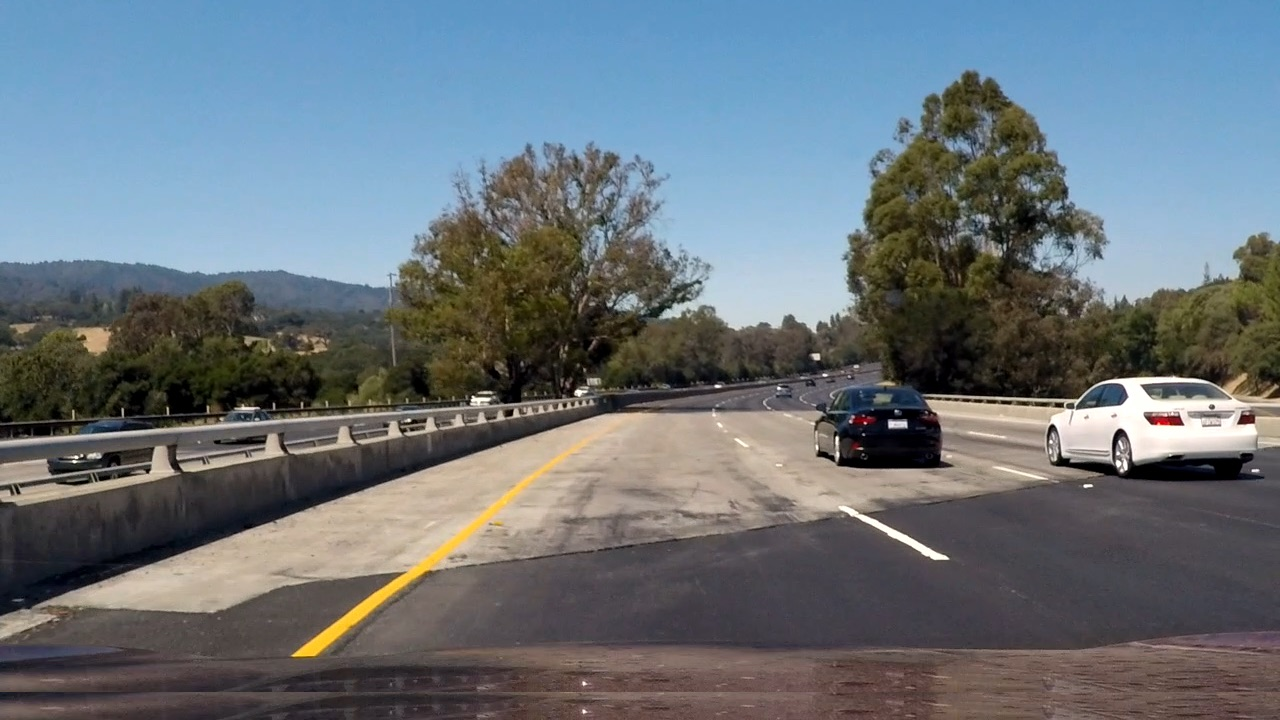
#> input picture test_images/YellowWhite2.jpg, 1280 x 720 px, given as the content of the folder test_images/YellowWhite2.jpg, which was not available
$ python Lane_Segmentation.py --src test_images/YellowWhite2.jpg
#> lines starting #> are read from the running program, lines starting #| are printed output that depends on the picture; after the words box and inside, x2 and y2 are one past the last pixel; in counts of white or black regions, pixels touching at a corner belong together; pictures that were not available may be replaced by others from this repository, and a replacement may not be noted
# import
import cv2
import os
import glob
import matplotlib.pyplot as plt
import numpy as np
import argparse


# select white and yellow lines in converted image (RGB to HSL)
def select_white_yellow(converted_img):
    # if white line exists in image: white color mask
    white_line_mask = cv2.inRange(converted_img, np.uint8([0, 200, 0]), np.uint8([255, 255, 255]))
    # if yellow line exists in image: yellow color mask
    yellow_line_mask = cv2.inRange(converted_img, np.uint8([10, 0, 100]), np.uint8([40, 255, 255]))
    # combine the mask
    mask = cv2.bitwise_or(white_line_mask, yellow_line_mask)
    return cv2.bitwise_and(image, image, mask=mask)

def select_ROI(image):
    # first, define the polygon by vertices
    rows, cols = image.shape[:2]
    bottom_left = [cols * 0.1, rows * 0.95]
    top_left = [cols * 0.4, rows * 0.6]
    bottom_right = [cols * 0.9, rows * 0.95]
    top_right = [cols * 0.6, rows * 0.6]
    # the vertices are an array of polygons (i.e array of arrays) and the data type must be integer
    vertices = np.array([[bottom_left, top_left, top_right, bottom_right]], dtype=np.int32)
    selected_region = region_filter(image, vertices)
    return selected_region

# filter region other than lines in ROI
def region_filter(image, vertices):
    mask = np.zeros_like(image)
    if len(mask.shape) == 2:
        cv2.fillPoly(mask, vertices, 255)
    else:
        # if input image has a channel dimension
        cv2.fillPoly(mask, vertices, (255,) * mask.shape[2])
    return cv2.bitwise_and(image, mask)

# draw lines on actutal image
def draw_lines(image, lines, color=[0, 0, 255], thickness=3, copy=True):
    if copy:
        # make copy of original image
        image = np.copy(image)
    for line in lines:
        for x1, y1, x2, y2 in line:
            cv2.line(image, (x1, y1), (x2, y2), color, thickness)
    return image

# veraged multiple lines detected for a lane line
def avg_slope_intercept(lines):
    # list all lines lays in left and reíghts side of image and their weights
    left_lines = []
    left_weights = []
    right_lines = []
    right_weights = []

    for line in lines:
        for x1, y1, x2, y2 in line:
            if x2 == x1:
                continue
            slope = (y2 - y1) / (x2 - x1)
            intercept = y1 - slope * x1
            length = np.sqrt((y2 - y1) ** 2 + (x2 - x1) ** 2)
            if slope < 0:
                left_lines.append((slope, intercept))
                left_weights.append((length))
            else:
                right_lines.append((slope, intercept))
                right_weights.append((length))

    # add more weight to longer lines
    if len(left_weights) > 0:
        left_lane = np.dot(left_weights, left_lines) / np.sum(left_weights)
    else:
        left_lane = None
    if len(right_weights) > 0:
        right_lane = np.dot(right_weights, right_lines) / np.sum(right_weights)
    else:
        right_lane = None
    # return slope and intercept of lines
    return left_lane, right_lane

#   Convert a line represented in slope and intercept into pixel points

def line_points(y1, y2, line):
    if line is None:
        return None
    slope, intercept = line
    # convert every points to integer to draw lane line
    x1 = int((y1 - intercept) / slope)
    x2 = int((y2 - intercept) / slope)
    y1 = int(y1)
    y2 = int(y2)
    return ((x1, y1), (x2, y2))

def gt_lane_lines(image, lines):
    left_lane, right_lane = avg_slope_intercept(lines)

    # bottom of the image
    y1 = image.shape[0]
    # slightly lower than the middle
    y2 = y1 * 0.6

    # get all points of lift and right lines
    left_line = line_points(y1, y2, left_lane)
    right_line = line_points(y1, y2, right_lane)
    return left_line, right_line

def draw_lane_lines(image, lines, color=[0, 0, 255], thickness=20):
    # make a separate image to draw lines and combine with the orignal later
    line_image = np.zeros_like(image)
    for line in lines:
        if line is not None:
            cv2.line(line_image, *line, color, thickness)
    # image and line_image must be the same shape
    return cv2.addWeighted(image, 1.0, line_image, 0.95, 0.0)

# display images
def show_image(image, name, show=True):
    if show:
        plt.figure(figsize=(5, 5))
    # use gray scale color map if there is only one channel
    if len(image.shape) == 2:
        cmap = 'gray'
    else:
        cmap = None
    plt.imshow(image, cmap=cmap)
    plt.xticks([])
    plt.yticks([])
    plt.tight_layout()
    plt.show()
    plt.savefig(name + ".jpg")

# main function
#
if __name__ == '__main__':

    print("start script {}".format(__file__))
    # construct the argument parser and parse the arguments
    ap = argparse.ArgumentParser()
    # required: source image that should be annotated
    ap.add_argument("-src", "--src", required=True, help="path to images")
    # parse arguments
    args = ap.parse_args()

    # required argument
    image_path = args.src

    # change debug to True, to show and save image after each operation
    debug = False

    # get all images for testing from folder
    for root, dir, files in (os.walk(image_path)):
        for file in files:
            # check whether file contains ".jpg"
            if file.endswith(".jpg"):
                file = os.path.join(root, file)
                # read image
                image = cv2.imread(file)
#> image is the input picture: shape (720, 1280, 3); mean B, G, R 121.7, 114.9, 105.5
                # convert image to HLS colorspace to all detect lines
                converted_image = cv2.cvtColor(image, cv2.COLOR_RGB2HLS)
#> converted_image: shape (720, 1280, 3); mean of channels 0, 1, 2 76.2, 113.5, 69
                if debug:
                    show_image(converted_image, name="rgb2hls")

                # select yellow and white lines in image
                line_selected_img = select_white_yellow(converted_image)
#> in select_white_yellow, `white_line_mask = cv2.inRange(converted_img, np.uint8([0, 200, 0]), np..`:
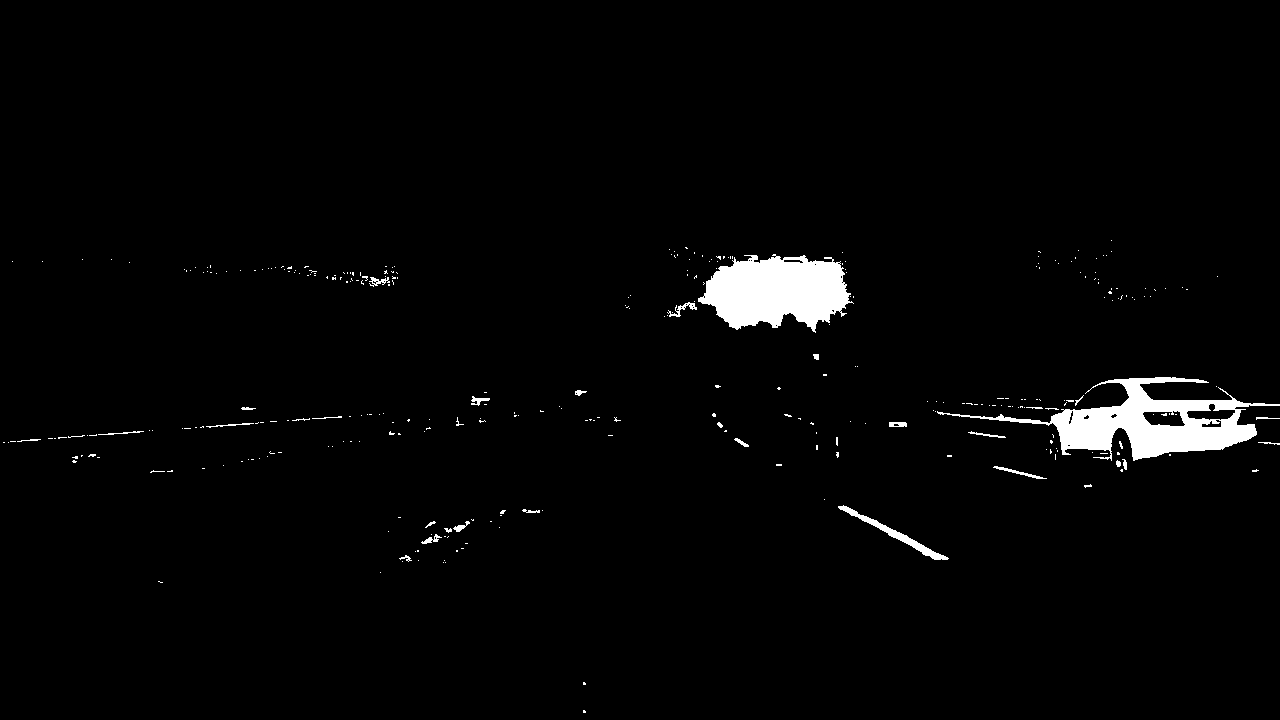
#> white_line_mask: shape (720, 1280); 2.2% white; 331 white regions (299 under 20 px), largest, box (x1, y1, x2, y2) and area: (937, 377, 1280, 461) 9036, (698, 254, 854, 333) 8239, (838, 505, 949, 560) 741
                if debug:
                    show_image(line_selected_img, name="line_selected")

                # convert image to gray scale
                gray_image = cv2.cvtColor(line_selected_img, cv2.COLOR_RGB2GRAY)
                if debug:
                    show_image(gray_image, name="gray_image")

                # apply gaussian smoothing to make edges smoother, kernel size = (15, 15)
                blur_image = cv2.GaussianBlur(gray_image, (15, 15), 0)
                if debug:
                    show_image(blur_image, name="blur_image")

                # apply canny edge detector, low_threshold=50 high_threshold=200
                edge_image = cv2.Canny(blur_image, 50, 150)
#> edge_image: shape (720, 1280); 0.56% white in thin lines or dots, all inside (x1, y1, x2, y2) = (0, 67, 1280, 562)
                if debug:
                    show_image(edge_image, name="edge_image")

                # select region of interest
                selected_region = select_ROI(edge_image)
                if debug:
                    show_image(selected_region, name="selected_region")

                # get all lines
                lines = cv2.HoughLinesP(selected_region, rho=1, theta=np.pi/180, threshold=20, minLineLength=20, maxLineGap=300)
#> lines = [[845, 505, 947, 557], [839, 509, 934, 559], [862, 520, 938, 560], [421, 540, 469, 521], [849, 506, 947, 556], [400, 556, 468, 526], [842, 505, 948, 559]]
                # draw line from list of lines obtained by hough transform
                line_img = draw_lines(image, lines, color=[0, 0, 255], thickness=2, copy=True)
#> the loop in draw_lines, `for line in lines:` made 7 passes
#> after the loop in draw_lines, `for line in lines:`:
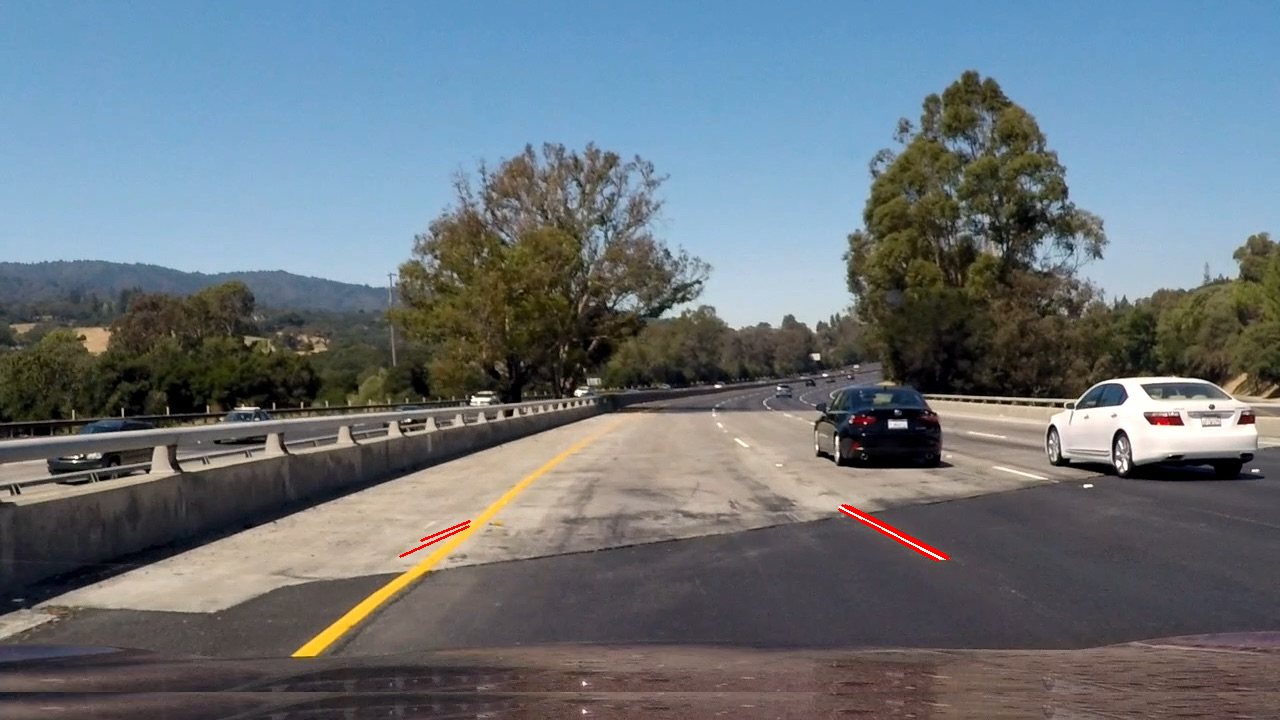
#> image: shape (720, 1280, 3); 0.14% of pixels changed, all inside (x1, y1, x2, y2) = (399, 504, 950, 562)
                if debug:
                    show_image(line_img, name="line_img")

                # draw lane line, i,e. extend the detected lines
                laned_images = draw_lane_lines(image, gt_lane_lines(image, lines))
#> the loop in avg_slope_intercept, `for line in lines:` made 7 passes
#> after the loop in avg_slope_intercept, `for line in lines:`: left_lines = [(-0.396, 706.6), (-0.441, 732.5)]; left_weights = [51.62, 74.32]; right_lines = [(0.51, 74.22), (0.526, 67.42), (0.526, 66.32), (0.51, 72.84), (0.509, 76.06)]; right_weights = [114.5, 107.4, 85.88, 110, 119]
#> in avg_slope_intercept, `left_lane = np.dot(left_weights, left_lines) / np.sum(left_weights)`: left_lane = [-0.423, 721.9]
#> in avg_slope_intercept, `right_lane = np.dot(right_weights, right_lines) / np.sum(right_weights)`: right_lane = [0.516, 71.72]
#> in gt_lane_lines, `left_lane, right_lane = avg_slope_intercept(lines)`: left_lane = [-0.423, 721.9]; right_lane = [0.516, 71.72]
#> in line_points, `slope, intercept = line`: slope = -0.423; intercept = 721.9
#> in line_points, `x1 = int((y1 - intercept) / slope)`: x1 = 4
#> in line_points, `x2 = int((y2 - intercept) / slope)`: x2 = 685
#> in gt_lane_lines, `left_line = line_points(y1, y2, left_lane)`: left_line = ((4, 720), (685, 432))
#> in gt_lane_lines, `right_line = line_points(y1, y2, right_lane)`: right_line = ((1256, 720), (698, 432))
#> the loop in draw_lane_lines, `for line in lines:` made 2 passes
#> line on passes 1 to 2: ((4, 720), (685, 432)), ((1256, 720), (698, 432))
#> after the loop in draw_lane_lines, `for line in lines:`:
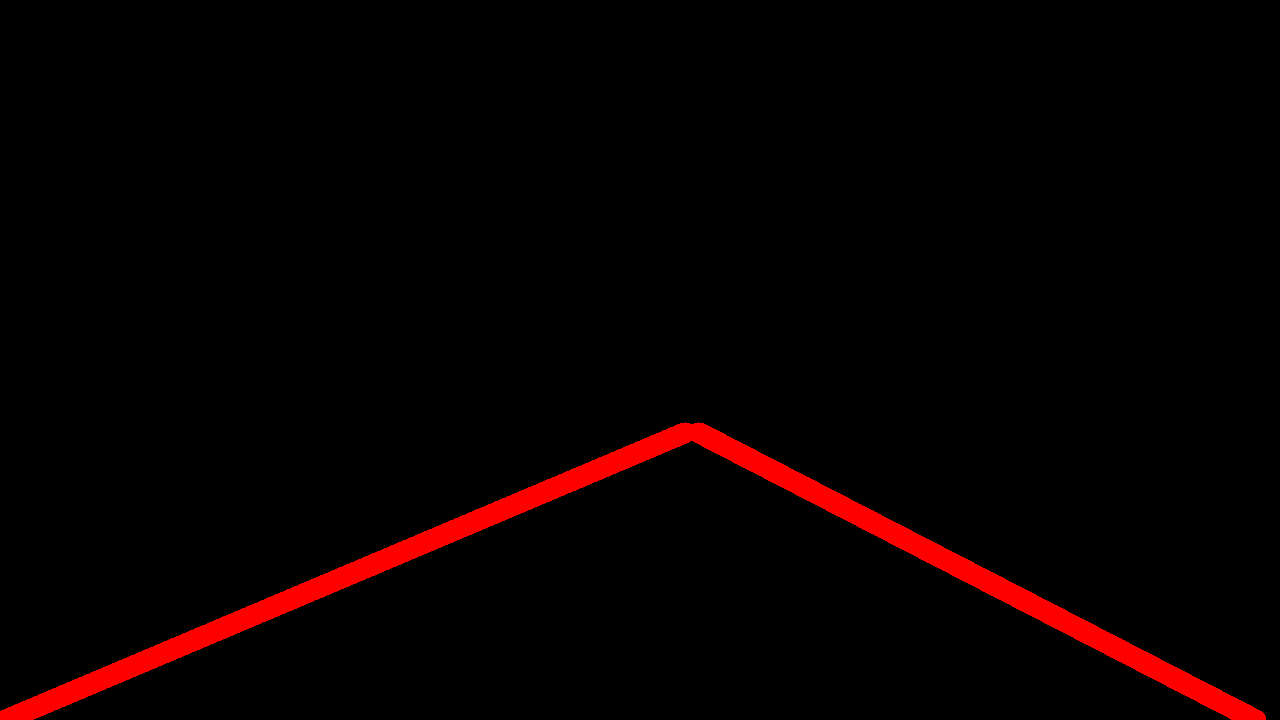
#> line_image: shape (720, 1280, 3); mean B, G, R 0, 0, 8
#> in draw_lane_lines, `return cv2.addWeighted(image, 1.0, line_image, 0.95, 0.0)`:
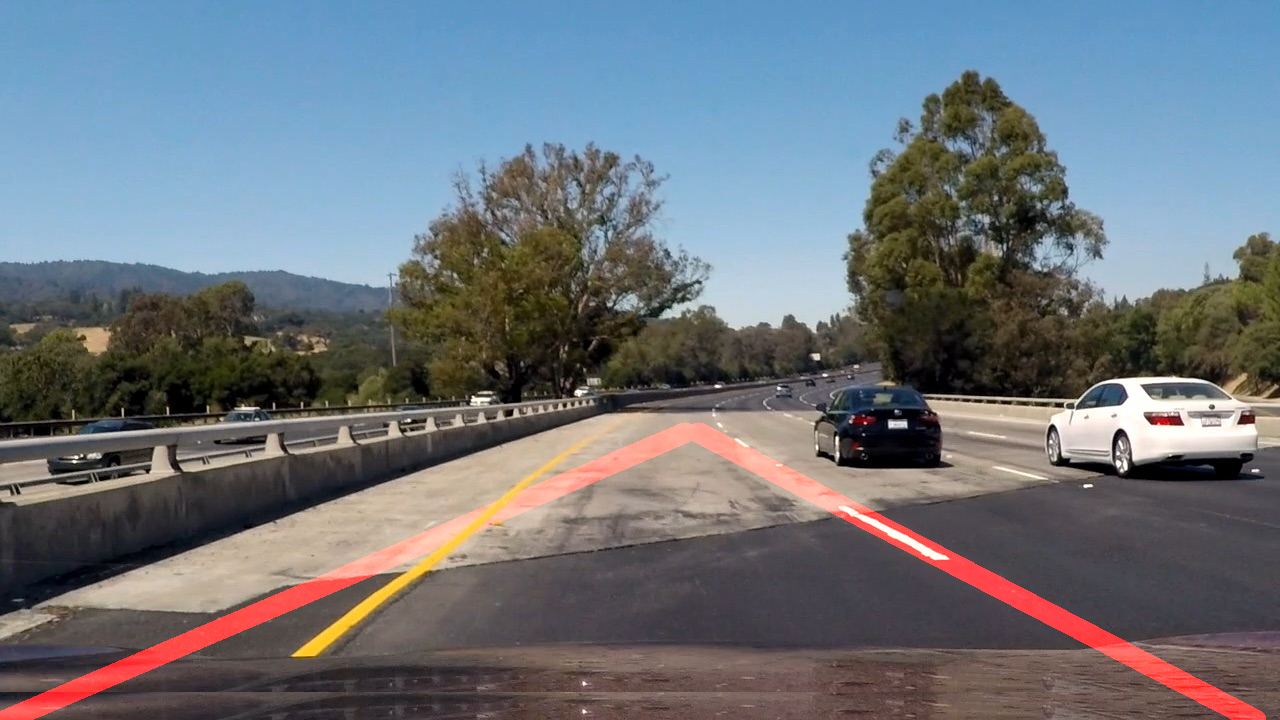
#> returned value: shape (720, 1280, 3); mean of channels 0, 1, 2 121.7, 114.9, 109.2; drawn as B, G, R
                show_image(laned_images, name="laned_images")

    # done
    print("finished script {}".format(__file__))
#> (the run stopped early here; a loop or call above may not have finished)
